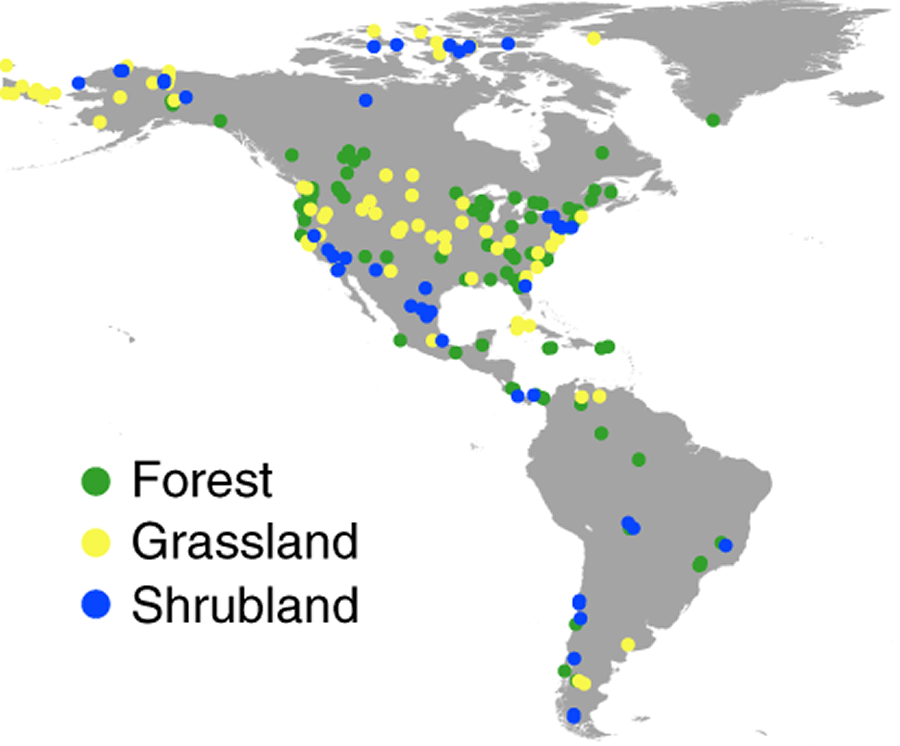
#> input picture cli_tool/test_imgs/biomass.png, 900 x 746 px
$ python main.py test_imgs/biomass.png
#> lines starting #> are read from the running program, lines starting #| are printed output that depends on the picture; after the words box and inside, x2 and y2 are one past the last pixel; in counts of white or black regions, pixels touching at a corner belong together
### cli_tool/util_extr.py
import os,cv2
import numpy as np
import util_extr as utile
import pandas.io.json as pjson
from matplotlib import pyplot as plt
import matplotlib
matplotlib.use('agg')

# [4 lines left out: function binarizeThreshold, not called in this run]

def binarizeOtsu(img, bk=7, isShow=False):
    blurred = cv2.GaussianBlur(img, (bk, bk), 0)
    threshold = cv2.threshold(blurred, 0, 255, cv2.THRESH_BINARY_INV | cv2.THRESH_OTSU)[1]
    return threshold


# [54 lines left out: functions mkDirIfNotExist, saveMarks, saveVisualization, removeTextAndAxis, not called in this run]

### cli_tool/parser.py
import argparse

def getParser():
    #initialize parser
    parser = argparse.ArgumentParser(
            prog = 'OsmLocator',
            description = 'A tool for locating overlapping scatter marks. If you would like to use this package, please cite the paper: Yuming Qiu, Aleksandra Pizurica, Qi Ming and Nicolas Nadisic, OsmLocator: locating overlapping scatter marks by simulated annealing on clustering-based re-visualization, 2023',
            epilog = 'OsmLocator v1.0, https://github.com/ccqym/OsmLocator')

    parser.add_argument('input', metavar='input', type=str, help='specify the path of scatter image file to be handled.')

    #optional arguments
    parser.add_argument('-o', '--output', default=None, type=str, help = 'specify the path of Json formatted output file.')
    parser.add_argument('-O', '--visualize-outfile', default=None, type=str, help = 'specify the path of visualized image file.')
    parser.add_argument('-a', '--alpha', default=1.1, type=float, help = 'alpha .')
    parser.add_argument('-b', '--beta', default=1, type=float, help = 'beta.')
    parser.add_argument('-g', '--gt', default=None, type=str, help = 'gt file path.')
    parser.add_argument('-C', '--space-setting-factor', default=60, type=int, help = 'a constant.')
    parser.add_argument('--blur-kernel-size', default=7, type=int, help = 'kernel size for Gaussian blur.')
    parser.add_argument('-f', '--impact-of-recognized-marks', default=0.3, type=float, help = 'factor of search space adjust.')
    parser.add_argument('--is-auto-search-space', default=True, action=argparse.BooleanOptionalAction, help = 'auto detect search space.')
    parser.add_argument('--gamma-markov', default=1.5, type=float, help = 'coeficient of length of Markov chain.')
    parser.add_argument('--gamma-stop', default=1.5, type=float, help = 'coefficient of stop criteria of simulated annealing.')
    parser.add_argument('--out-point-size', default=12, type=int, help = 'output data point size.')
    parser.add_argument('--out-point-color', default='k', type=str, help = 'output data point color.')
    parser.add_argument('--supportable-markers', default='o,s,D', type=str, help = 'supportable markers.')
    parser.add_argument('--is-remove-text-and-axis', default=False, action=argparse.BooleanOptionalAction, help = 'is remove text and axis?')
    parser.add_argument('--remove-kernel-size', default=11, type=int, help = 'kernel size for removing text and axises.')
    parser.add_argument('--is-hsv-s-channel', default=False, action=argparse.BooleanOptionalAction, help = 'auto detect search space.')
    parser.add_argument('--binarize-method', default='ostu', type=str, help = 'the method to binarize. ostu or threshold')
    parser.add_argument('--binarize-threshold', default=180, type=int, help = 'the threshold value for binarization.')
    parser.add_argument('-V', '--verbose', default=False, action=argparse.BooleanOptionalAction, help = 'show infomation.')

    #read arguments from cli
    args = parser.parse_args()
    assert(args != None)
    print(args)
    return args

def convertToSettings(args):
    ss = {}
    ss['supportable_markers'] = args.supportable_markers
    ss['space_setting_factor'] = args.space_setting_factor
    ss['is_auto_search_space'] = args.is_auto_search_space
    ss['impact_of_recognized_marks'] = args.impact_of_recognized_marks
    ss['gamma_markov'] = args.gamma_markov
    ss['gamma_stop'] = args.gamma_stop
    ss['alpha'] = args.alpha
    ss['beta'] = args.beta
    ss['verbose'] = args.verbose
    return ss

### cli_tool/main.py
import os
import cv2
import time
import json
import parser
import numpy as np
import osmlocator as ol
import util_extr as utilE

if __name__ == '__main__':
    args = parser.getParser()

    #open the image file and convert to gray image
    print('Handling:', args.input)
    if args.is_hsv_s_channel:
        oriImg = cv2.imread(args.input, cv2.IMREAD_COLOR)
        if len(oriImg.shape)==2:
            img = oriImg
        else:
            hsv = cv2.cvtColor(oriImg, cv2.COLOR_BGR2HSV)
            img = 255-hsv[:,:,1]
    else:
        img = cv2.imread(args.input, cv2.IMREAD_GRAYSCALE)
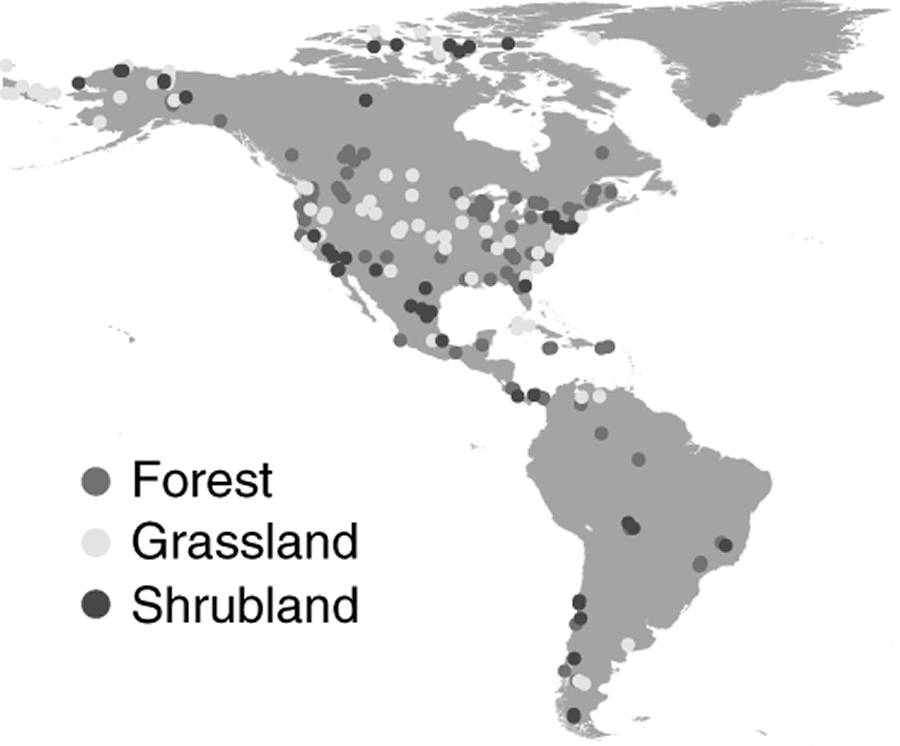
#> img: shape (746, 900); min 0, max 255, mean 230.5
        oriImg = img

    if img is None:
        print('failed to open image, maybe unsupportable file format.')
        exit()

    #remove text and axis in the input image
    if args.binarize_method=='ostu':
        bImg = utilE.binarizeOtsu(img, args.blur_kernel_size)
#> in binarizeOtsu, `threshold = cv2.threshold(blurred, 0, 255, cv2.THRESH_BINARY_INV | cv2..`:
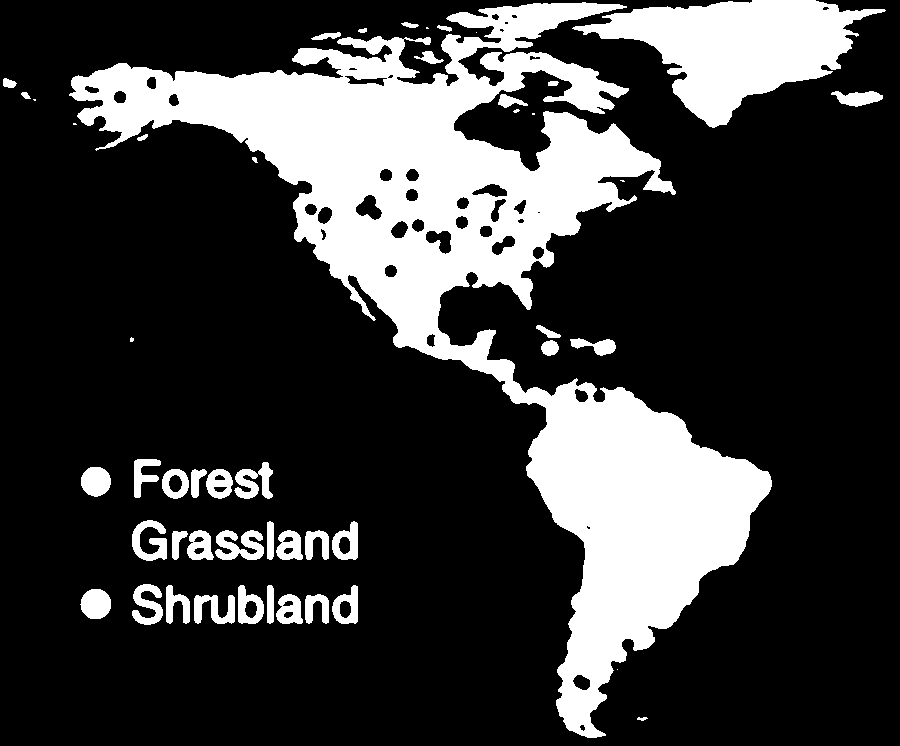
#> threshold: shape (746, 900); 23.8% white; 50 white regions (9 under 20 px), largest, box (x1, y1, x2, y2) and area: (69, 2, 772, 738) 125390, (572, 0, 886, 128) 18843, (215, 530, 264, 560) 950
    elif args.binarize_method=='threshold':
        bImg = utilE.binarizeThreshold(img, args.binarize_threshold)
    if args.is_remove_text_and_axis:
        bImg = utilE.removeTextAndAxis(bImg, args.remove_kernel_size)

    #locate scatter marks
    startT = time.time()
    settings = parser.convertToSettings(args)
#> (the run stopped early here; a loop or call above may not have finished)

$ run again, on cli_tool/test_imgs/multi_markers1.png
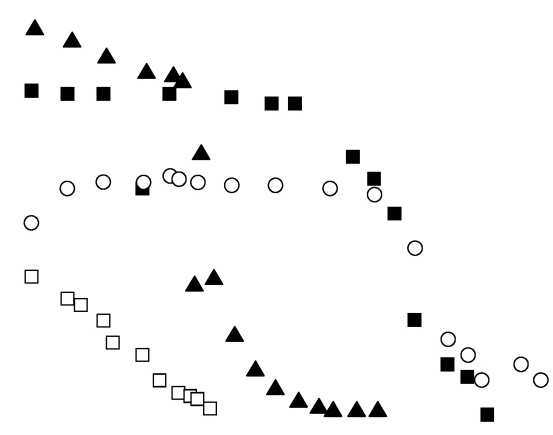
#> input picture cli_tool/test_imgs/multi_markers1.png, 553 x 435 px
#> img is the input picture: shape (435, 553); min 0, max 255, mean 247
#> in binarizeOtsu, `blurred = cv2.GaussianBlur(img, (bk, bk), 0)`:
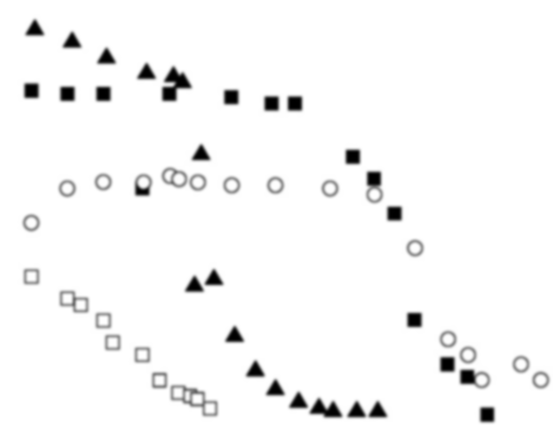
#> blurred: shape (435, 553); min 0, max 255, mean 247
#> in binarizeOtsu, `threshold = cv2.threshold(blurred, 0, 255, cv2.THRESH_BINARY_INV | cv2..`:
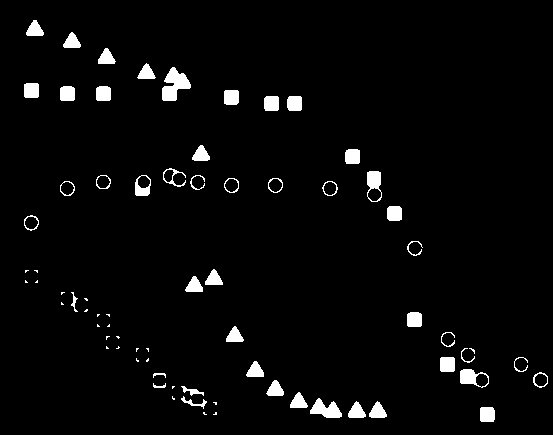
#> threshold: shape (435, 553); 3.2% white; 73 white regions (26 under 20 px), largest, box (x1, y1, x2, y2) and area: (162, 67, 191, 101) 563, (310, 398, 342, 418) 373, (460, 369, 489, 388) 278

$ run again, on cli_tool/test_imgs/multi_markers2.png
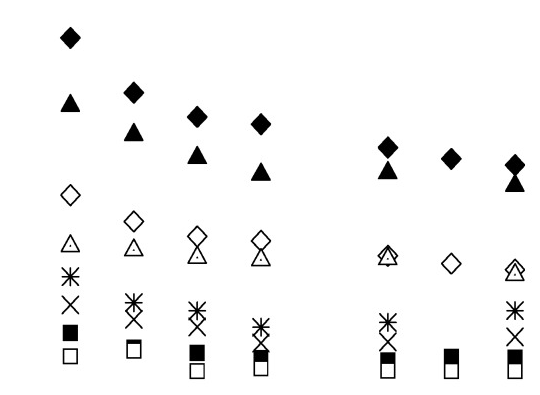
#> input picture cli_tool/test_imgs/multi_markers2.png, 540 x 395 px
#> img is the input picture: shape (395, 540); min 0, max 255, mean 246.3
#> in binarizeOtsu, `blurred = cv2.GaussianBlur(img, (bk, bk), 0)`:
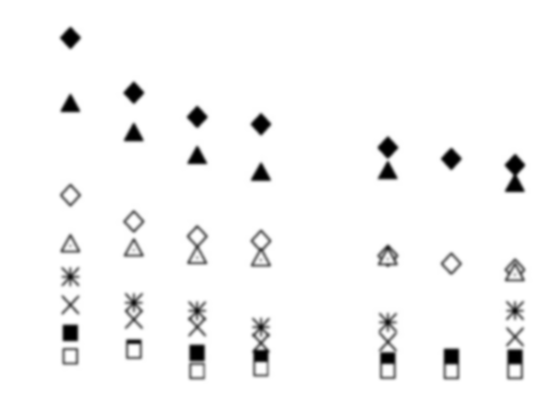
#> blurred: shape (395, 540); min 0, max 255, mean 246.3
#> in binarizeOtsu, `threshold = cv2.threshold(blurred, 0, 255, cv2.THRESH_BINARY_INV | cv2..`:
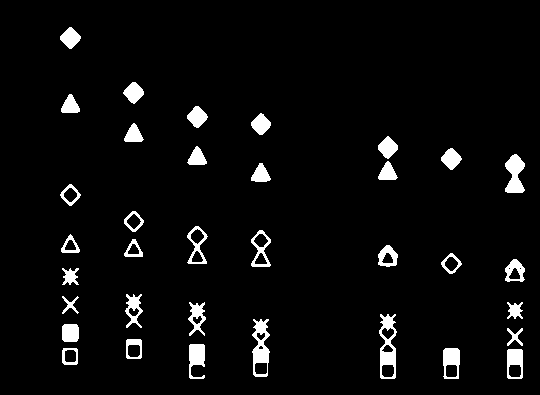
#> threshold: shape (395, 540); 4.4% white; 35 white regions, largest, box (x1, y1, x2, y2) and area: (379, 314, 397, 379) 619, (252, 319, 270, 377) 595, (505, 154, 525, 193) 520

$ run again, on cli_tool/test_imgs/multi_markers3.png
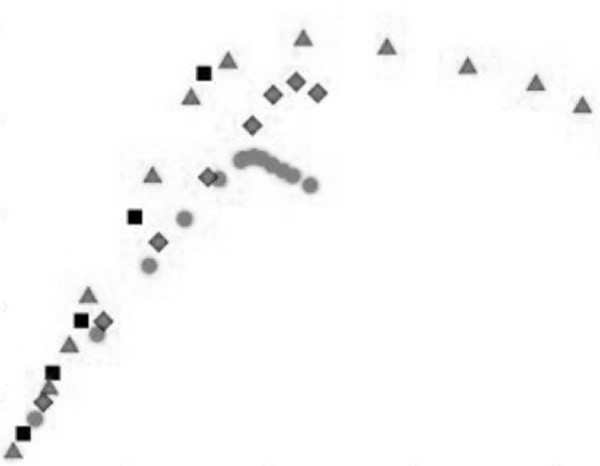
#> input picture cli_tool/test_imgs/multi_markers3.png, 600 x 466 px
#> img is the input picture: shape (466, 600); min 0, max 255, mean 249.9
#> in binarizeOtsu, `threshold = cv2.threshold(blurred, 0, 255, cv2.THRESH_BINARY_INV | cv2..`:
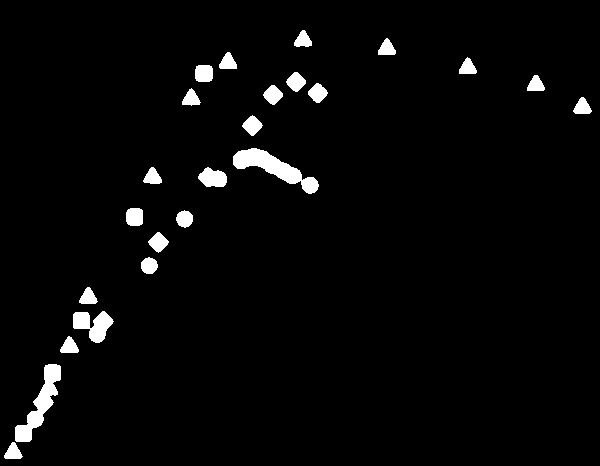
#> threshold: shape (466, 600); 3% white; 24 white regions, largest, box (x1, y1, x2, y2) and area: (233, 148, 319, 194) 1418, (15, 364, 61, 442) 1246, (73, 311, 114, 343) 752
